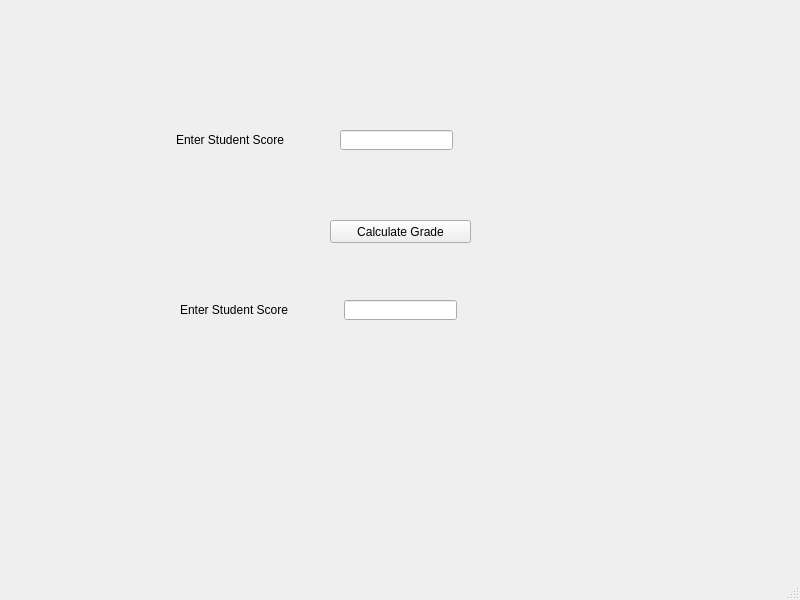
<?xml version="1.0" encoding="UTF-8"?>
<ui version="4.0">
 <class>MainWindow</class>
 <widget class="QMainWindow" name="MainWindow">
  <property name="geometry">
   <rect>
    <x>0</x>
    <y>0</y>
    <width>800</width>
    <height>600</height>
   </rect>
  </property>
  <property name="windowTitle">
   <string>MainWindow</string>
  </property>
  <widget class="QWidget" name="centralwidget">
   <widget class="QPushButton" name="btnCalculate">
    <property name="geometry">
     <rect>
      <x>330</x>
      <y>220</y>
      <width>141</width>
      <height>23</height>
     </rect>
    </property>
    <property name="text">
     <string>Calculate Grade</string>
    </property>
   </widget>
   <widget class="QLineEdit" name="txtScore">
    <property name="geometry">
     <rect>
      <x>340</x>
      <y>130</y>
      <width>113</width>
      <height>20</height>
     </rect>
    </property>
   </widget>
   <widget class="QLabel" name="lblScore">
    <property name="geometry">
     <rect>
      <x>176</x>
      <y>130</y>
      <width>141</width>
      <height>20</height>
     </rect>
    </property>
    <property name="text">
     <string>Enter Student Score</string>
    </property>
   </widget>
   <widget class="QLineEdit" name="txtGrade">
    <property name="geometry">
     <rect>
      <x>344</x>
      <y>300</y>
      <width>113</width>
      <height>20</height>
     </rect>
    </property>
    <property name="text">
     <string/>
    </property>
   </widget>
   <widget class="QLabel" name="lblGrade">
    <property name="geometry">
     <rect>
      <x>180</x>
      <y>300</y>
      <width>141</width>
      <height>20</height>
     </rect>
    </property>
    <property name="text">
     <string>Enter Student Score</string>
    </property>
   </widget>
  </widget>
  <widget class="QMenuBar" name="menubar">
   <property name="geometry">
    <rect>
     <x>0</x>
     <y>0</y>
     <width>800</width>
     <height>22</height>
    </rect>
   </property>
  </widget>
  <widget class="QStatusBar" name="statusbar"/>
 </widget>
 <resources/>
 <connections/>
</ui>
